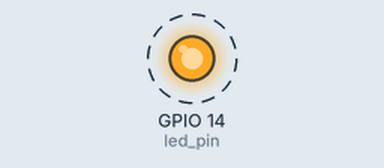
Recording of a sketch running on a simulated ESP32. Shown: output pins drawn as LEDs (lit = HIGH). Dashed ring = blinking.

Above: at 0.2 s.
Timing chart, 0 to 3.0 s (numbered marks = the images above):
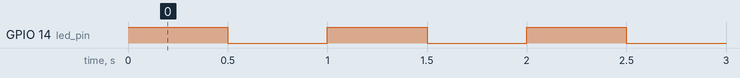

Measured:
- by itself, GPIO 14 (led_pin): alternates HIGH for 0.50 s and LOW for 0.50 s

The sketch:

BlinkLed.ino
```cpp
#include <Arduino.h> // Si utiliza el entorno de Arduino, esta linea debera ser comentada
/**
 * Tarea que realiza el parpadeo de un LED
 */

// Configuracion de nucleos a utilizar
#if CONFIG_FREERTOS_UNICORE
static const BaseType_t app_cpu = 0;
#else
static const BaseType_t app_cpu = 1;
#endif

// Numero de GPIO a utilizar
static const int led_pin = 14;

// Tarea: blink LED
void toggleLED(void *parameter) {
  while(1) {
    digitalWrite(led_pin, HIGH);
    vTaskDelay(500 / portTICK_PERIOD_MS);
    digitalWrite(led_pin, LOW);
    vTaskDelay(500 / portTICK_PERIOD_MS);
  }
}

void setup() {

  // Configuracion de GPIO como salida
  pinMode(led_pin, OUTPUT);

  // Task to run forever
  xTaskCreatePinnedToCore(  // Use xTaskCreate() in vanilla FreeRTOS
              toggleLED,    // Function to be called
              "Toggle LED", // Name of task
              1024,         // Stack size (bytes in ESP32, words in FreeRTOS)
              NULL,         // Parameter to pass to function
              1,            // Task priority (0 to configMAX_PRIORITIES - 1)
              NULL,         // Task handle
              app_cpu);     // Run on one core for demo purposes (ESP32 only)

}
void loop() {
}

/*
--- Funcionamiento---
Se crea primero una función que encenderá y apagará un led con un delay de 500ms.
La tarea se le asigna a una prioridad de 1 y corre con 1 o 2 núcleos dependiendo
de la configuración de freertos.
El while dentro de la función permite que la tarea se repita.
*/
```
